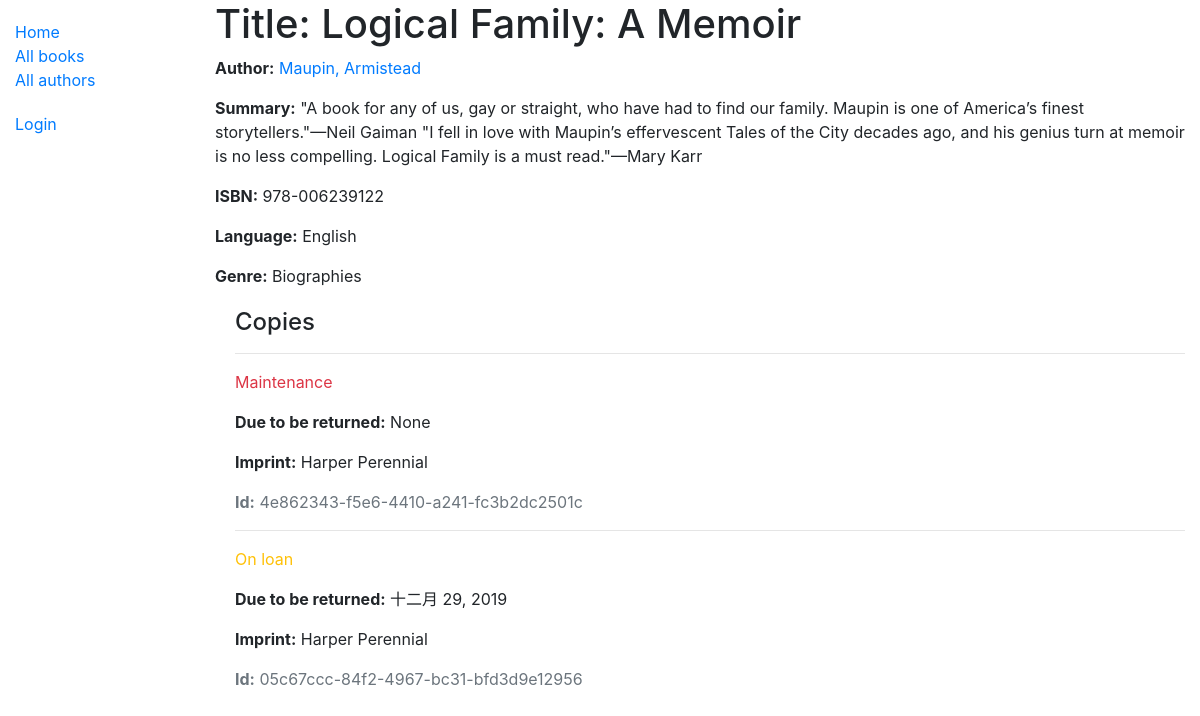
/catalog/book/2, run on an earlier commit of the app's database.
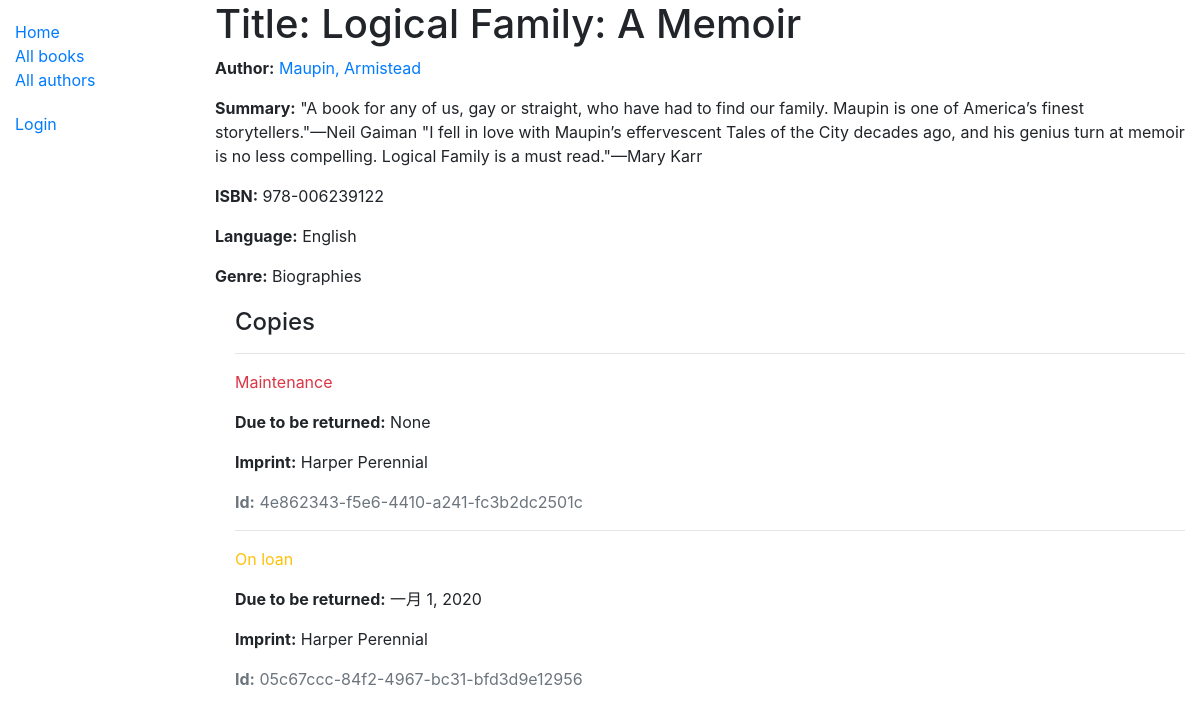
And on a later commit of the database.
### catalog/models.py (models this page shows, shortened)
class BookInstance(models.Model):
    id = models.UUIDField('ID', primary_key=True, default=uuid.uuid4,
                          help_text='Unique ID for this particular book across whole library')
    book = models.ForeignKey(Book, verbose_name='书籍', on_delete=models.SET_NULL, null=True)
    imprint = models.CharField('出版商名称', max_length=200)
    due_back = models.DateField('归还日期', null=True, blank=True)
    borrower = models.ForeignKey(User, verbose_name='出借人', on_delete=models.SET_NULL, null=True, blank=True)
    LOAN_STATUS = (
        ('m', 'Maintenance'),
        ('o', 'On loan'),
        ('a', 'Available'),
        ('r', 'Reserved'),
    )
    status = models.CharField('状态', max_length=1, choices=LOAN_STATUS, blank=True, default='m',
                              help_text='Book availability',)
    class Meta:
        ordering = ['due_back']
        verbose_name = '藏书'
        verbose_name_plural = verbose_name
        permissions = (("can_mark_returned", "Set book as returned"),)

### catalog/views.py (the view)
# urls.py: path('book/<int:pk>', views.BookDetailView.as_view(), name='book-detail'),
class BookDetailView(generic.DetailView):
    model = Book

### catalog/models.py (called while the page is built)
    def __str__(self):
        return self.name

    def __str__(self):
        return "%s, %s" % (self.last_name, self.first_name)

    def __str__(self):
        return self.name

### catalog/templates/catalog/book_detail.html
{% extends "base_generic.html" %}
{% block content %}
  <h1>Title: {{ book.title }}</h1>
  <p><strong>Author:</strong> <a href="{% url 'catalog:author-detail' book.author.pk %}">{{ book.author }}</a></p>
  <p><strong>Summary:</strong> {{ book.summary }}</p>
  <p><strong>ISBN:</strong> {{ book.isbn }}</p>
  <p><strong>Language:</strong> {{ book.language }}</p>
  <p><strong>Genre:</strong> {{ book.genre.all|join:", " }}</p>
  <div style="margin-left:20px;margin-top:20px">
    <h4>Copies</h4>
    {% for copy in book.bookinstance_set.all %}
      <hr>
      <p class="{% if copy.status == 'a' %}text-success{% elif copy.status == 'm' %}text-danger{% else %}text-warning{% endif %}">
        {{ copy.get_status_display }}
      </p>
      {% if copy.status != 'a' %}
        <p><strong>Due to be returned:</strong> {{ copy.due_back }}</p>
      {% endif %}
      <p><strong>Imprint:</strong> {{ copy.imprint }}</p>
      <p class="text-muted"><strong>Id:</strong> {{ copy.id }}</p>
    {% endfor %}
  </div>
{% endblock %}

What changed in the data, as far as the page shows it:
changed BookInstance "On loan": due_back "十二月 29, 2019" → "一月 1, 2020"
